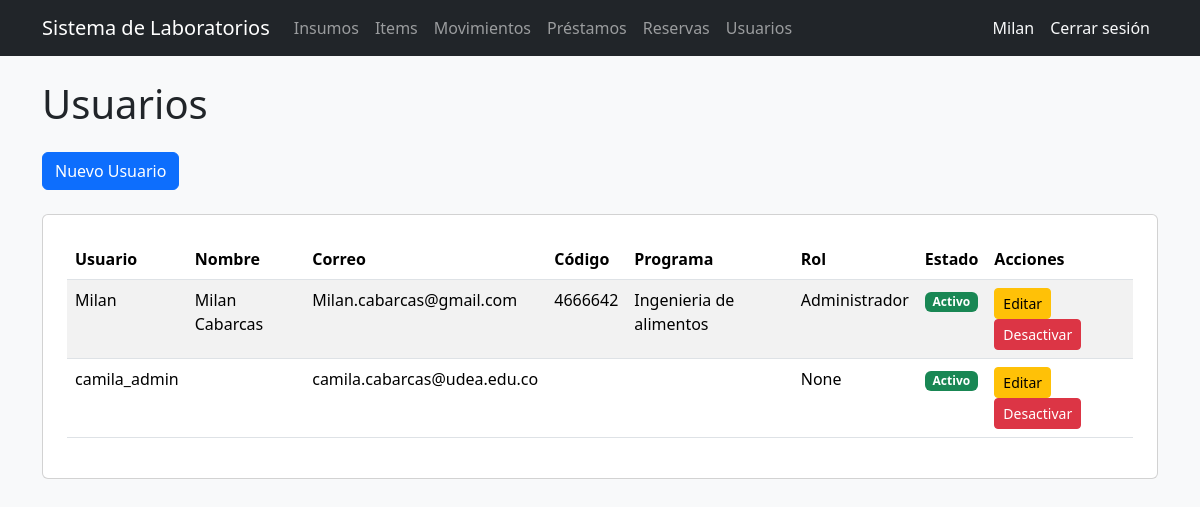
The app's page /usuarios/ (signed in), older data.
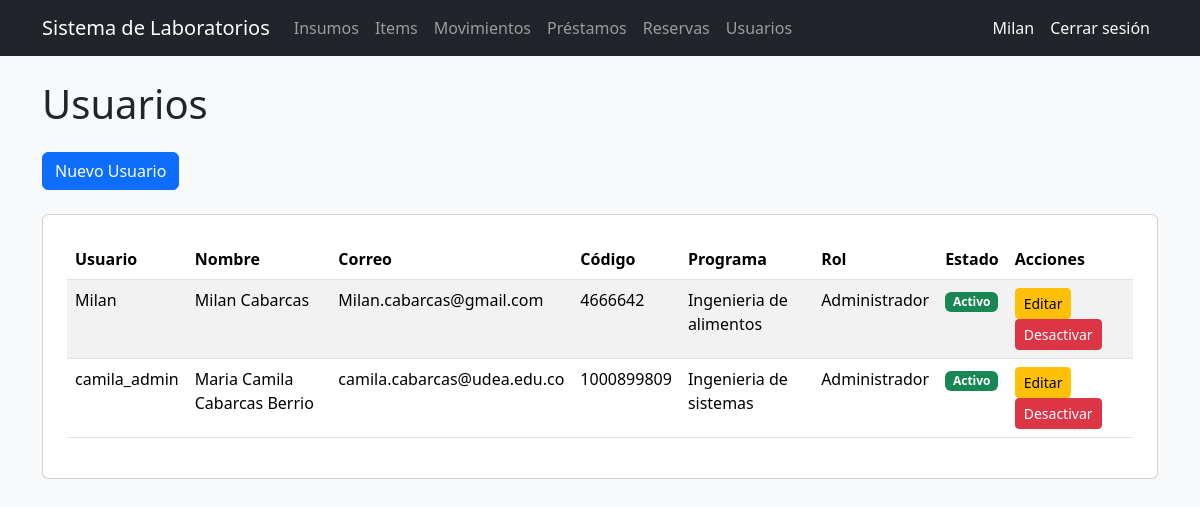
The same page, newer data.
### users/models.py (models this page shows, shortened)
class Usuario(AbstractUser):
    codigo = models.CharField(max_length=50, unique=True, blank=True)
    programa = models.CharField(max_length=100, blank=True)
    rol = models.ForeignKey(
        Rol,
        on_delete=models.CASCADE,
        null=True,
        blank=True
    )

class Rol(models.Model):
    nombre = models.CharField(max_length=100)
    def __str__(self):
        return self.nombre

### users/views.py (the view)
# urls.py: path('', lista_usuarios, name='lista_usuarios'),
@login_required
def lista_usuarios(request):
    usuarios = Usuario.objects.all().order_by('username')
    return render(
        request,
        'users/lista.html',
        {
            'usuarios': usuarios
        }
    )

### templates/users/lista.html
{% extends 'base_general.html' %}
{% block contenido %}
<h1 class="mb-4">Usuarios</h1>
<a href="/usuarios/crear/" class="btn btn-primary mb-4">
    Nuevo Usuario
</a>
<div class="card p-4">
    <table class="table table-striped">
        <thead>
            <tr>
                <th>Usuario</th>
                <th>Nombre</th>
                <th>Correo</th>
                <th>Código</th>
                <th>Programa</th>
                <th>Rol</th>
                <th>Estado</th>
                <th>Acciones</th>
            </tr>
        </thead>
        <tbody>
            {% for usuario in usuarios %}
            <tr>
                <td>{{ usuario.username }}</td>
                <td>{{ usuario.first_name }} {{ usuario.last_name }}</td>
                <td>{{ usuario.email }}</td>
                <td>{{ usuario.codigo }}</td>
                <td>{{ usuario.programa }}</td>
                <td>{{ usuario.rol }}</td>
                <td>
                    {% if usuario.is_active %}
                    <span class="badge bg-success">Activo</span>
                    {% else %}
                    <span class="badge bg-danger">Inactivo</span>
                    {% endif %}
                </td>
                <td>
                    <a
                        href="/usuarios/{{ usuario.id }}/editar/"
                        class="btn btn-warning btn-sm"
                    >
                        Editar
                    </a>
                        <a
                        href="/usuarios/{{ usuario.id }}/desactivar/"
                        class="btn btn-danger btn-sm"
                    >
                        Desactivar
                    </a>
                </td>
            </tr>
            {% endfor %}
        </tbody>
    </table>
</div>
{% endblock %}

Row changes from the older to the newer data that the page shows:
changed Usuario "camila_admin": first_name (not shown) → "Maria Camila"; last_name (not shown) → "Cabarcas Berrio"; codigo (not shown) → "1000899809"; programa (not shown) → "Ingenieria de sistemas"; rol "None" → "Administrador"
